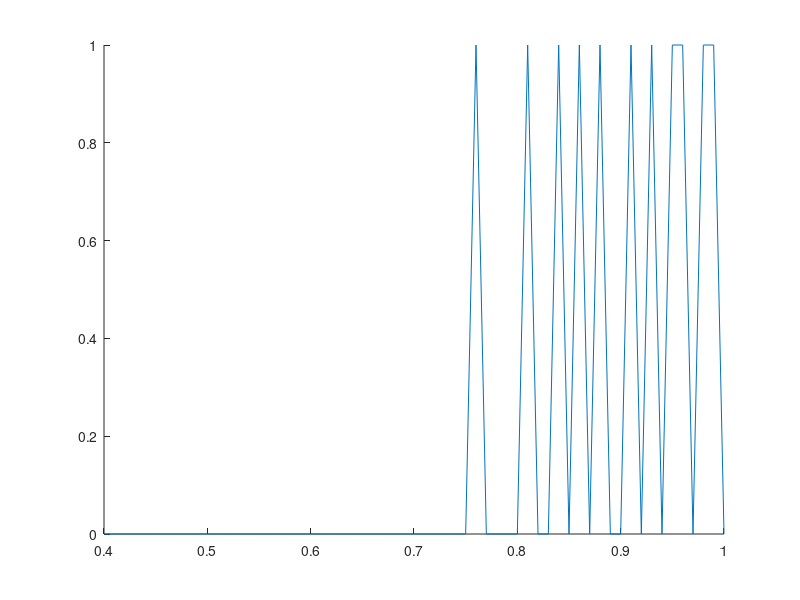

MATLAB code to generate this figure: (Note: this script raises an error after producing the figure.)
% To analyze importance of values for b and d parameters in the number of elements in the refined region
% Seeks to identify appropriate values for b and d for LocallyRefinedGeometry_TestScript.m

clear all
clc

% Problem Specifications
Ly = 0.0610*10;
ny = 64;
djet = 0.0061;
njet = 32;
dy_min = djet/njet;

b = 1;              % Determines max value of dy
c = dy_min + b;     % Determines min value of dy
d = 0.95;
b_idx = 0;


for b = 0.1:0.01:1
    b_idx = b_idx + 1;
    c = dy_min + b;     % Determines min value of dy
    d_idx = 0;

    for d = 0.4:0.01:1
        d_idx = d_idx + 1;
    
        % Loop over upper domain 
        for j = ny/2 + 2: ny +1
            jmask = (j - 0.5*ny - 1);
            dy(j-1) = b*tanh(d*jmask - (njet/2)/d) + c;        
        end
            
        % Mirror domain
        for j = 1:ny/2
            dy(j) = dy(ny - j);
        end
        
        % Scale b so that the sum of dy = Ly
        scale_factor = (Ly -  ny*dy_min)/sum(dy);
        dy = (dy-dy_min)*scale_factor + dy_min;
                
        % Build y grid
        y(1) = -0.5*Ly;
        for j = 2:ny+1
            y(j) = y(j-1) + dy(j-1);
        end
        
        
        % For debugging: 
        % - check max change in dy 
        % - number of elements in jet domain
        % - sum(dy) = Ly
        
        change_dy = dy(2:end) - dy(1:end-1);
        maxchange_dy(b_idx,d_idx) = max(change_dy);
        num_el(b_idx,d_idx) = 0;
        
        for j = 2:ny+1
            if (y(j) >= -0.5*djet & y(j) <= 0.5*djet)
                num_el(b_idx,d_idx) = num_el(b_idx,d_idx) +1;
            end
        end


    end
end

dspan = 0.4:0.01:1; %0.25:0.01:1;
bspan = 0.1:0.01:1; %0.01:0.01:1;
legend_array = {};
figure
hold on
% Plot number of elements in domain for every value of b
for n = 1:length(bspan)
    % Plot number of elements in domain for every value of d
    plot(dspan, num_el(n,:))
    legend_array{n} = "b = " + num2str(bspan(n));
end

legend(legend_array)

% fprintf("Maximum change in dy: %0.5f \n", maxchange_dy)
% fprintf("Number of elements : %0.0f \n", num_el)
% 
% fprintf("Max y : %0.4f \n", max(y))
% fprintf("Min y : %0.4f \n", min(y))
% fprintf("Sum of dy : %0.4f \n", sum(dy))



